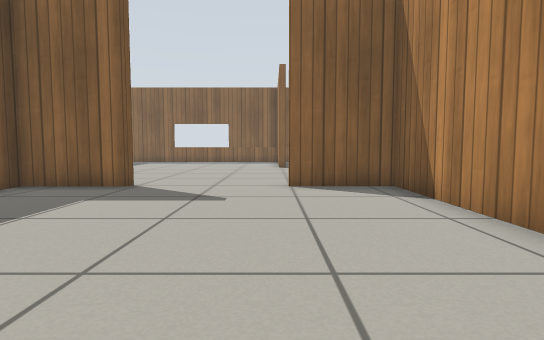
view 1 (above)

19 first-person views from a walk through a Gazebo world. The camera is 0.5 m above the floor, tilts 4° down and sees 80° across. Floor lines are 1 m apart. The floor is counted in squares, 0.5 m on a side. Each view is taken from the middle of a square. On the plan, view 1 faces up. The plan holds only what a view shows up to about 12 squares ahead; the rest is blank. Simple patterns stand in for the simulator's built-in surfaces. Simple shapes stand in for some stock models.

view 2
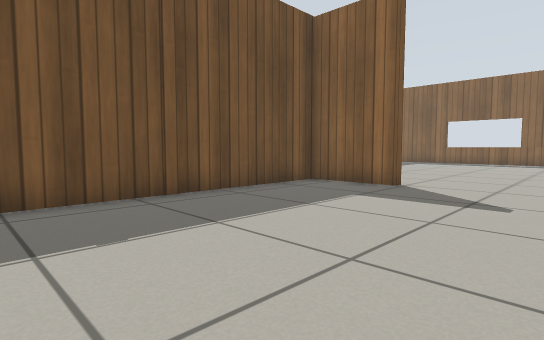

view 3
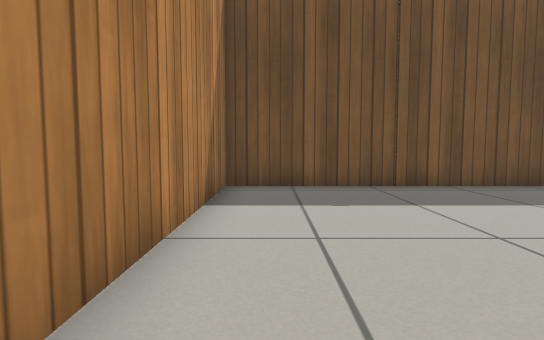

view 4
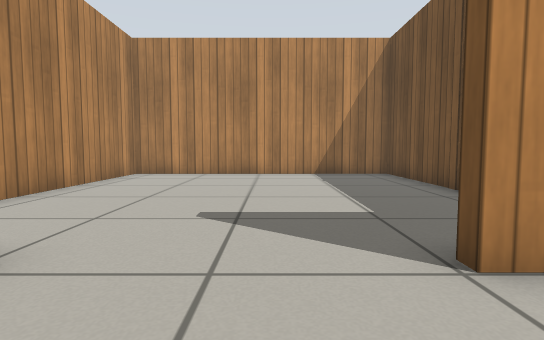

view 5
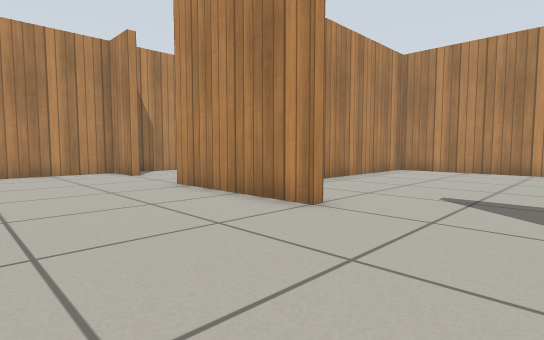

view 6
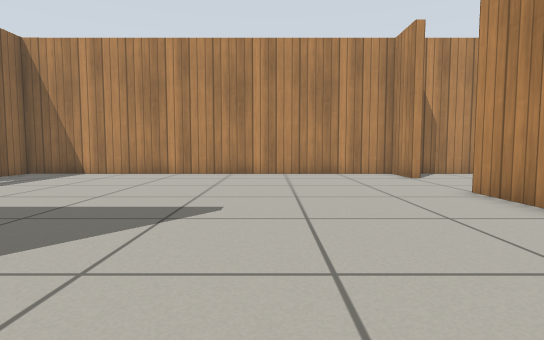

view 7
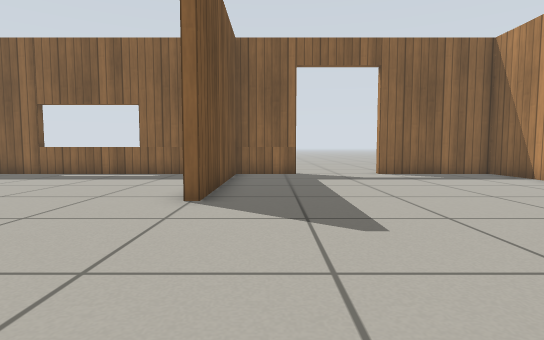

view 8
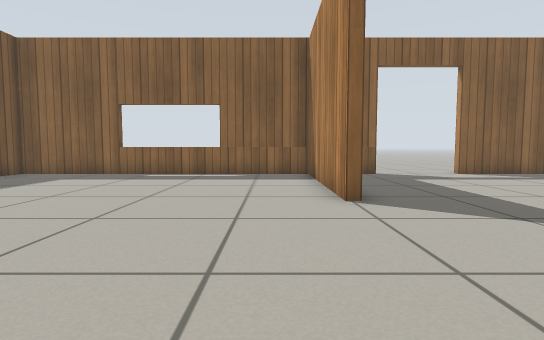

view 9
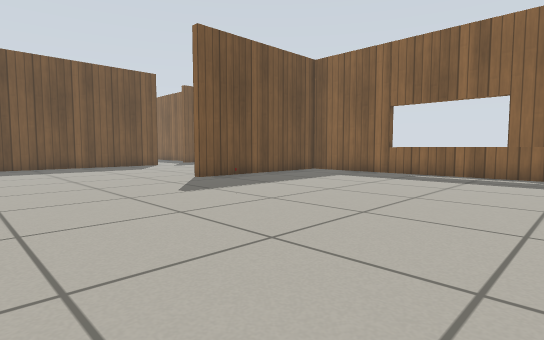

view 10
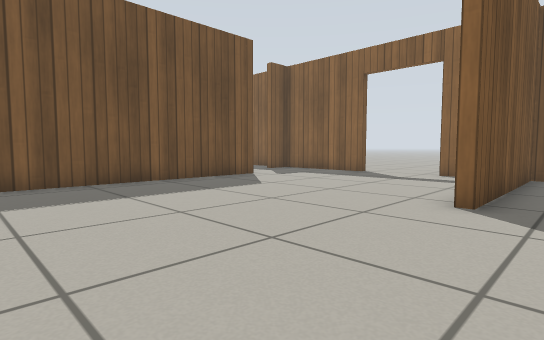

view 11
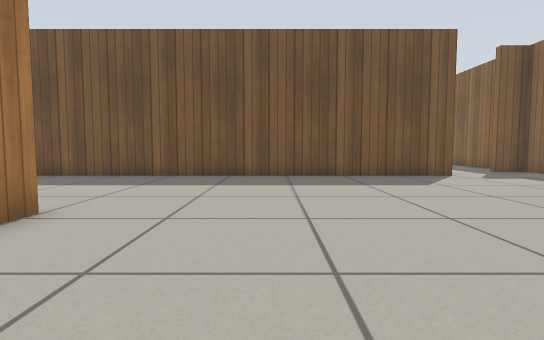

view 12
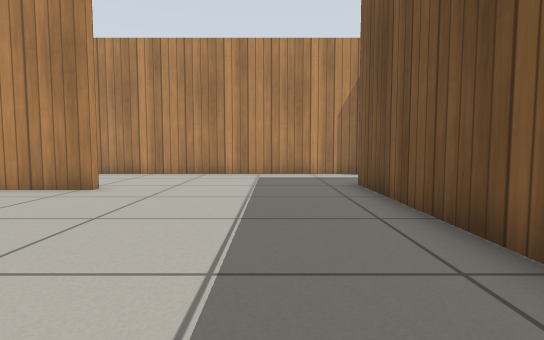

view 13
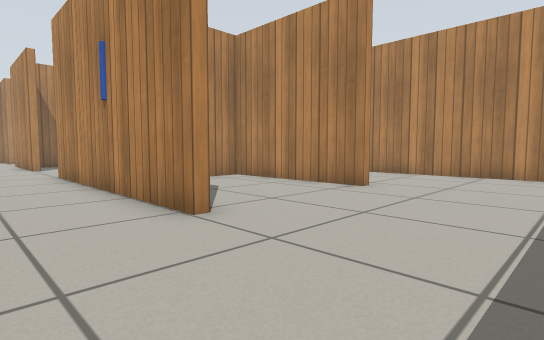

view 14
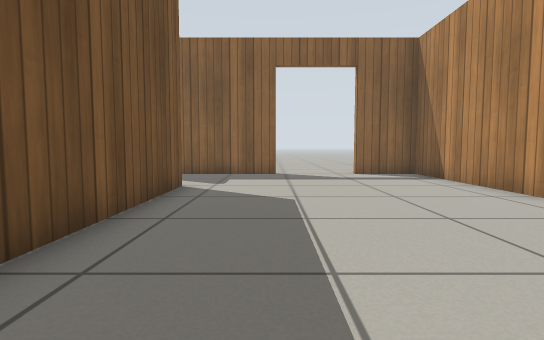

view 15
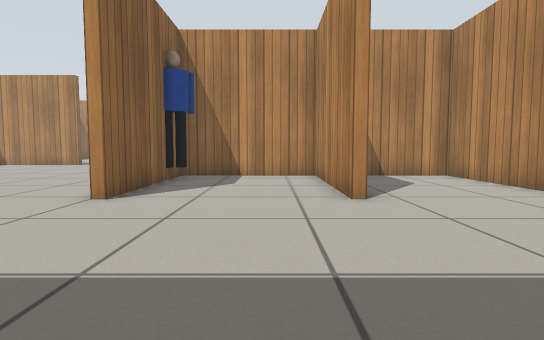

view 16
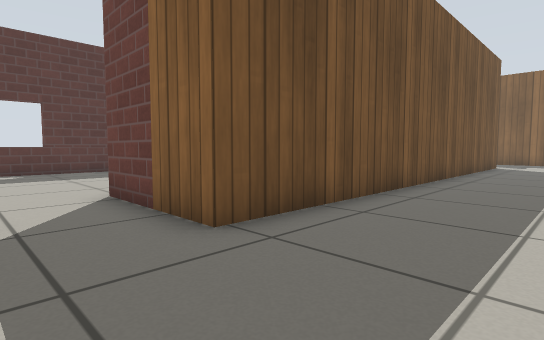

view 17
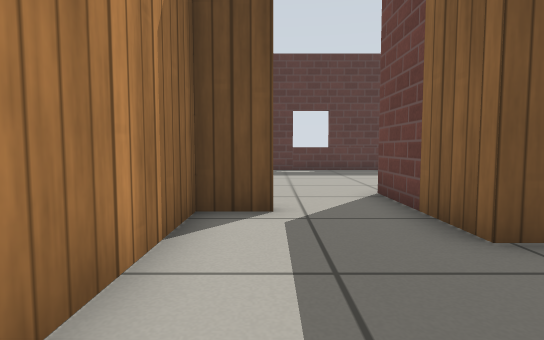

view 18
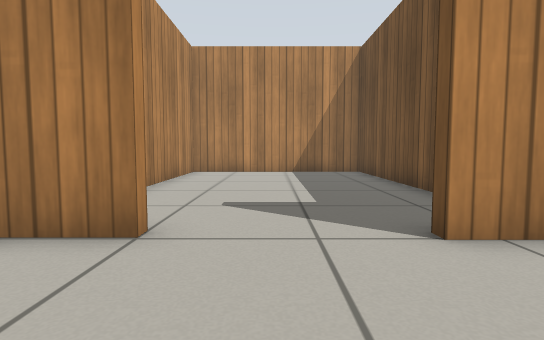

view 19
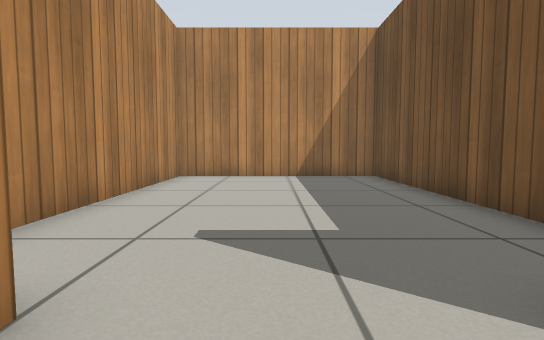

### Floor plan
Points are (right, up) in squares from view 1. A wall is a line through its corners. A room is listed if a view was taken in it or the views show most of it. See-through windows are left out.
Room 1 (views 1, 2, 3)
walls: (-3.6, 8.2) (-6.3, 8.2) (-6.3, -1.2) (3.1, -1.2) (3.1, 8.2) (0.4, 8.2)
ways out: opening at (-1.5, 8) to room 2
Room 2 (views 4, 5, 6, 7, 8, 9, 10, 11, 12, 13, 14, 15, 16, 17, 18, 19)
walls: (-10.6, 16.4) (-10.6, 22.1) (-12.9, 22.1); (-11.9, 8.5) (-3.6, 8.5); (0.4, 8.5) (5.3, 8.5); (-11.9, 3.5) (-6.6, 3.5) (-6.6, 8.2) (-11.9, 8.2); (-18.3, 18.4) (-18.3, 2.3) (-20.4, 2.3); (-15.7, 22.1) (-19.4, 22.1); (3, 22.1) (0.7, 22.1) (0.7, 15.9) (0.4, 15.9) (0.4, 22.1) (-10.3, 22.1) (-10.3, 15.9) (-10.8, 15.9); (8.4, 8.5) (10.2, 8.5) (10.2, 22.1) (6, 22.1); (-20, 0.1) (-20, -1.2) (-6.6, -1.2) (-6.6, 1.8)
ways out: opening at (-1.5, 8) to room 1; opening at (7, 8) to room 3; opening at (-21, 1.5); open door at (-14, 22); open door at (4.5, 22)
objects: person (-8, 8)
Room 3 (no view inside)
walls: (3.4, 5.9) (3.4, -1.2) (10.2, -1.2) (10.2, 7.4)
ways out: opening at (7, 8) to room 2

Positions as (right, up) in squares from view 1, and headings:
1: (0, 0), facing up
2: (0, 0), facing up-left
3: (2, 0), facing left
4: (-2, 11), facing down
5: (-3, 13), facing down-right
6: (-2, 13), facing right
7: (2, 10), facing up
8: (-1, 10), facing up
9: (-1, 10), facing up-left
10: (-9, 10), facing up-left
11: (-7, 12), facing left
12: (-16, 11), facing down
13: (-16, 11), facing down-right
14: (-16, 10), facing up
15: (-18, 5), facing right
16: (-15, 0), facing up-left
17: (-15, 0), facing left
18: (7, 12), facing down
19: (7, 10), facing down
